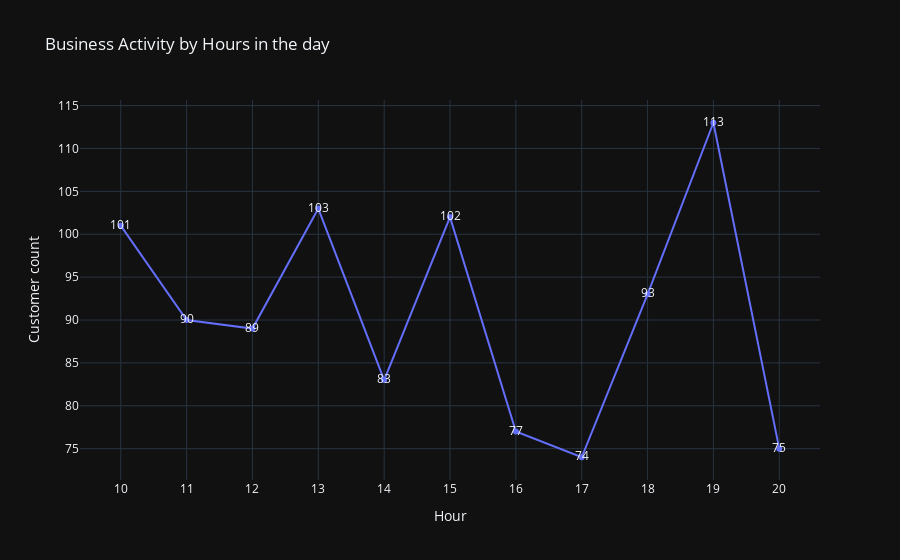

Write notebook code for a chart like this one.
### Code cell
fig = px.line(time_activity, 
              x="Hour", 
              y="Customer count", 
              height=700, 
              title="Business Activity by Hours in the day", template="plotly_dark", text="Customer count")
fig.show()

### Figure 1 — Plotly figure (JSON) as saved in the notebook; plotly's stock layout.template omitted (floating-point values rounded to 4 significant figures)
{"data": [{"hovertemplate": "Hour=%{x}<br>Customer count=%{text}<extra></extra>", "legendgroup": "", "line": {"color": "#636efa", "dash": "solid"}, "marker": {"symbol": "circle"}, "mode": "markers+lines+text", "name": "", "orientation": "v", "showlegend": false, "text": [101, 90, 89, 103, 83, 102, 77, 74, 93, 113, 75], "type": "scatter", "x": ["10", "11", "12", "13", "14", "15", "16", "17", "18", "19", "20"], "xaxis": "x", "y": [101, 90, 89, 103, 83, 102, 77, 74, 93, 113, 75], "yaxis": "y"}], "layout": {"autosize": true, "legend": {"tracegroupgap": 0}, "title": {"text": "Business Activity by Hours in the day"}, "xaxis": {"anchor": "y", "autorange": true, "domain": [0, 1], "range": [-0.5911, 10.59], "title": {"text": "Hour"}, "type": "category"}, "yaxis": {"anchor": "x", "autorange": true, "domain": [0, 1], "range": [71.48, 115.5], "title": {"text": "Customer count"}, "type": "linear"}}}
